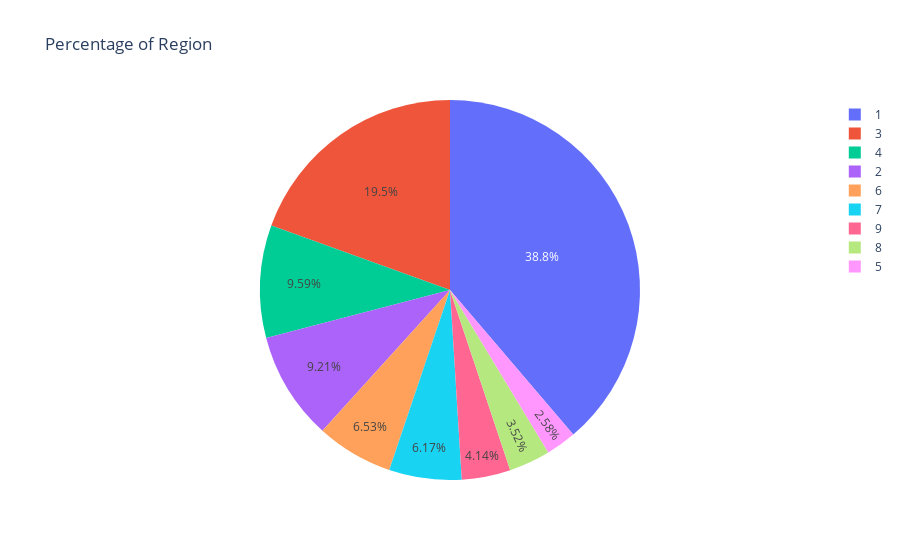

The cell this chart's notebook holds for it:
### Markdown cell above
Low-usage browsers have been consolidated into label '5'. We can see that a majority of users use operating system #2 then #1. We do not think that the browser contributes to the purchase behavior of shoppers.

### Code cell
px.pie(data, names='Region', title='Percentage of Region')

### Figure 1 — Plotly figure (JSON) as saved in the notebook; plotly's stock layout.template omitted (floating-point values rounded to 4 significant figures; data arrays with more than 128 entries replaced by an {"elided": "..."} marker saying what was removed)
{"data": [{"domain": {"x": [0, 1], "y": [0, 1]}, "hovertemplate": "Region=%{label}<extra></extra>", "labels": {"elided": "12330 int values"}, "legendgroup": "", "name": "", "showlegend": true, "type": "pie"}], "layout": {"legend": {"tracegroupgap": 0}, "title": {"text": "Percentage of Region"}}}
